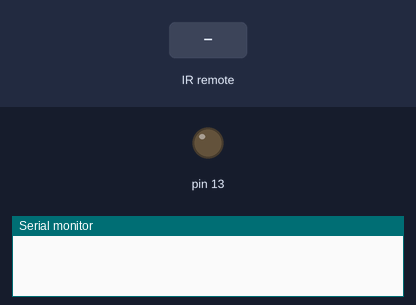
This sketch was run on a simulated Arduino Uno, built with avr-gcc and run on an emulated ATmega328P. Shown: output pins drawn as LEDs (lit = HIGH), the last lines printed to the serial monitor. Inputs (shaded band) come from the test bench.

Above: at 1.2 s.
1.3 s: infrared code 0xFF30CF received
At 2.6 s:
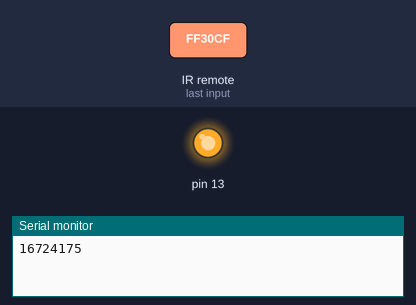
3.0 s: infrared code 0xFF00FF received
At 3.9 s:
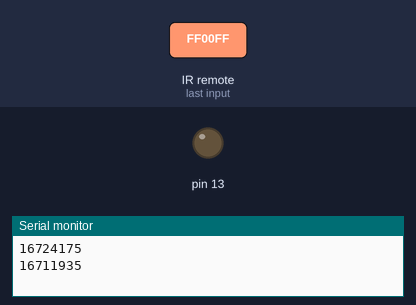
Timing chart, 0 to 6.0 s (numbered marks = the images above; inputs shaded):
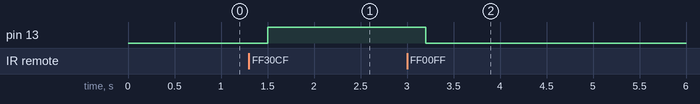

Measured:
- after the input at 1.3 s, pin 13: LOW → HIGH after 0.20 s
- after the input at 3.0 s, pin 13: HIGH → LOW after 0.20 s

The sketch:

tsop4828_pruebas.ino
```cpp
#include <IRremote.h>
int led = 13;
int RECV_PIN = 11;

IRrecv ir(RECV_PIN);

decode_results resultado;


void setup() {
  Serial.begin(9600);
  pinMode(13, OUTPUT);
  ir.enableIRIn();
}

void loop() {
  if (ir.decode(&resultado)) {
    Serial.println(resultado.value);
    delay(200);
    ir.resume();

    if(resultado.value == 16724175){
      digitalWrite(13,HIGH);
    }
    else if(resultado.value == 16711935){
      digitalWrite(13,LOW);
    }

  }

}
```
